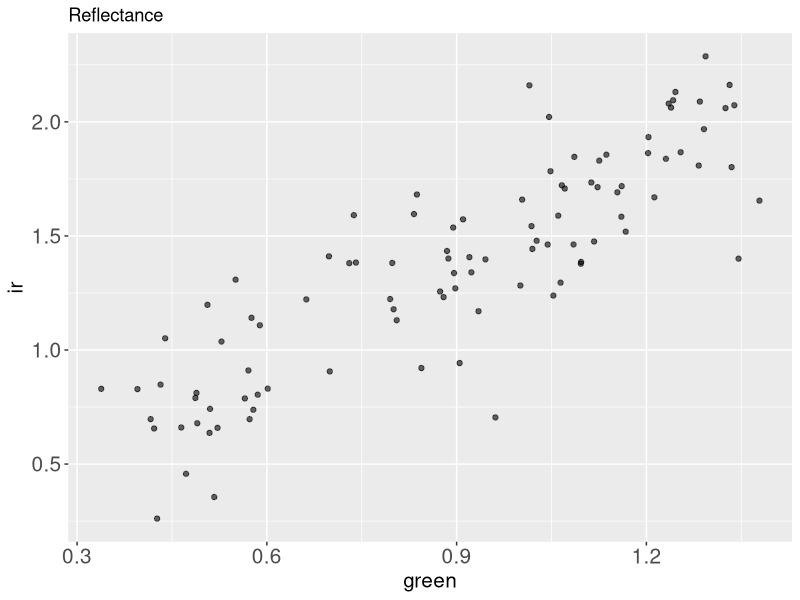
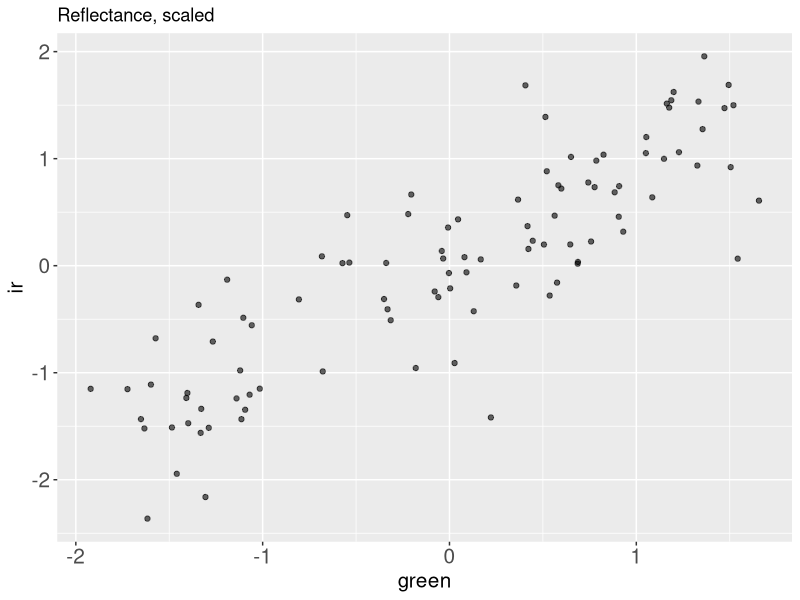
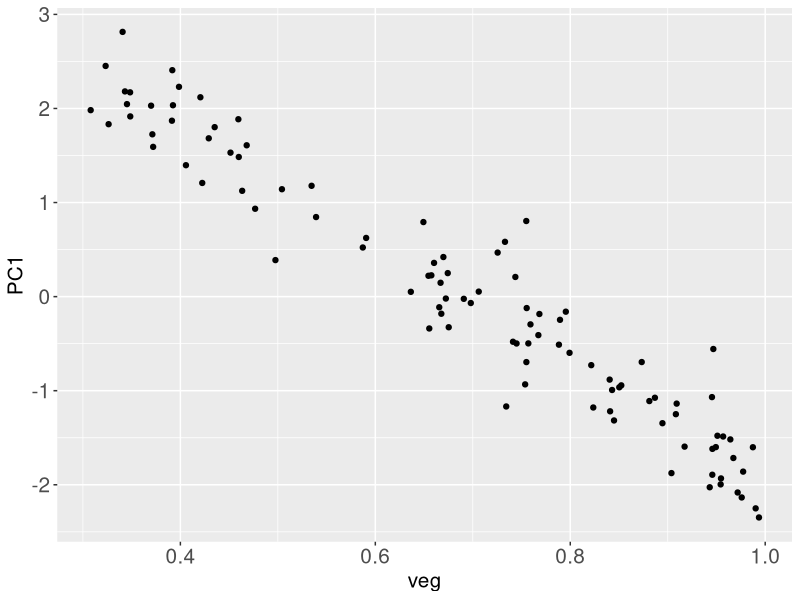
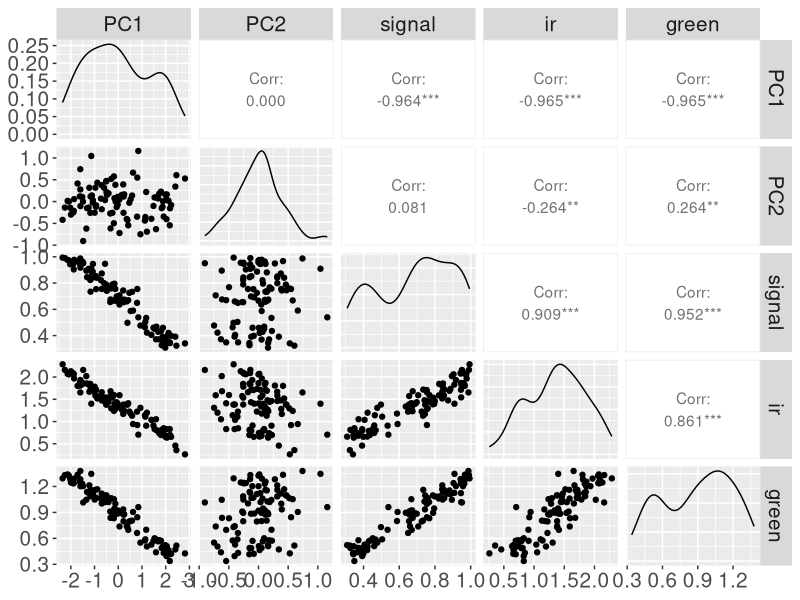
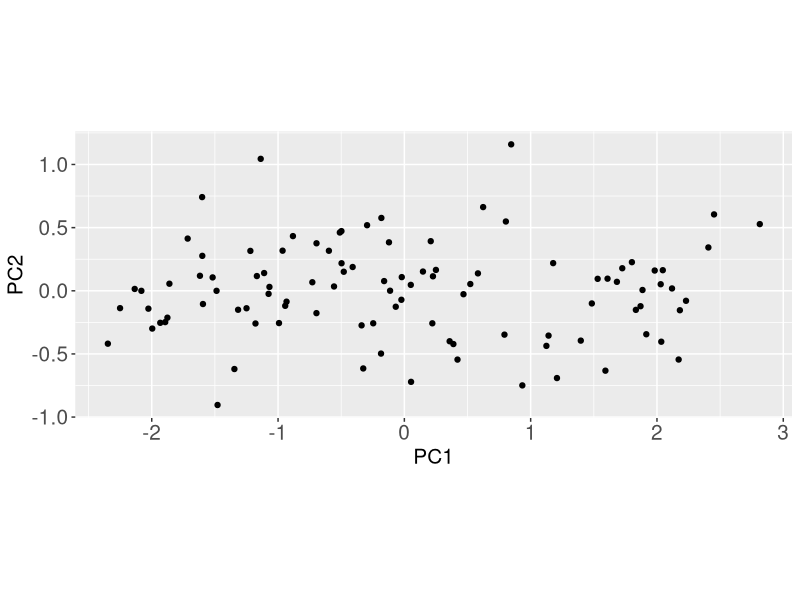
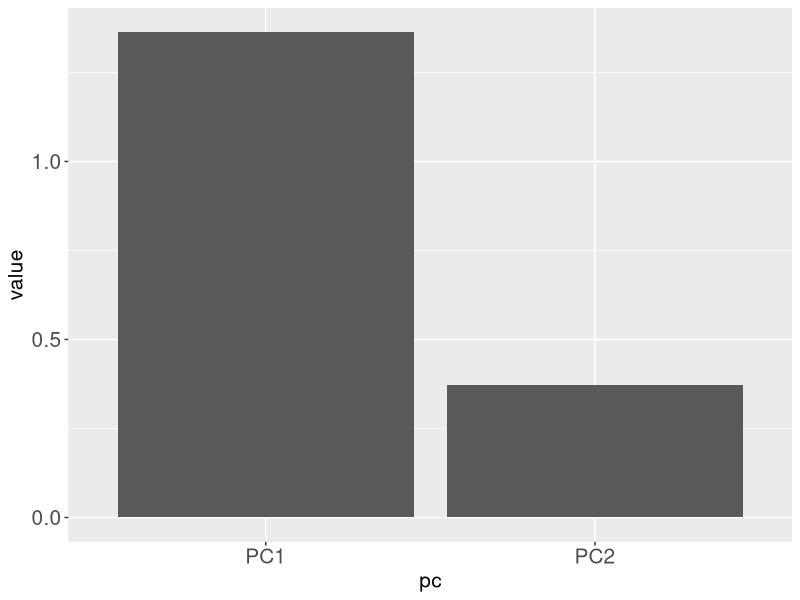

Write the R code that produced these figures, in order.
## ---- chunk 1
#| message: false
library(dplyr)
library(readr)
library(magrittr)
library(tidyr)
library(palmerpenguins)
library(tibble)
library(ggplot2)
library(readr)
library(here)
library(stringr)
library(broom)

theme_update(axis.title = element_text(size = 15),
             axis.text = element_text(size = 15),
             strip.text = element_text(size = 15))
## ---- chunk 2
set.seed(21)
size <- 100
noise <- .2
veg <- runif(size, min = 0.3, 1)
## ---- chunk 3
reflectance <- 
  tibble(
    ir = veg*2 + rnorm(size, mean = 0, sd = noise),
    green = veg*1.3 + rnorm(size, mean = 0, sd = noise/2)
  )
## ---- chunk 4
reflectance
## ---- chunk 5
reflectance %>% 
  ggplot() +
  aes(x = green,
      y = ir) +
  geom_point(alpha = .6) +
  labs(title = "Reflectance")
## ---- chunk 6
reflectance_scaled <- 
  reflectance %>%
  scale() %>%
  as_tibble()
## ---- chunk 7
reflectance_scaled %>% 
  ggplot() +
  aes(x = green,
      y = ir) +
  geom_point(alpha = .6) +
  labs(title = "Reflectance, scaled")
## ---- chunk 8
pca <- 
  reflectance_scaled %>% 
  prcomp()
## ---- chunk 9
class(pca)
## ---- chunk 10
typeof(pca)
## ---- chunk 11
ls(pca)
## ---- chunk 12
projections <-
  pca$x %>% 
  as_tibble()
## ---- chunk 13
projections
## ---- chunk 14
projections %>% 
  summarise(
    standard_deviation_PC1 = sd(PC1),
    standard_deviation_PC2 = sd(PC2)
  )
## ---- chunk 15
projections <- 
  projections %>% 
  mutate(signal = veg) %>% 
  bind_cols(reflectance)
## ---- chunk 16
projections %>% 
  ggplot() +
  aes(x = veg,
      y = PC1) +
  geom_point()
## ---- chunk 17
#| message: false
#| fig-height: 6
projections %>% 
  GGally::ggpairs()
## ---- chunk 18
#| echo: false
pc1_cor <- with(projections, cor(PC1, signal)) %>% round(3)
ir_cor <- with(projections, cor(ir, signal)) %>% round(3)
green_cor <- with(projections, cor(green, signal)) %>% round(3)
## ---- chunk 19
pca$rotation
## ---- chunk 20
head(as.matrix(reflectance_scaled) %*% pca$rotation)
head((as.matrix(reflectance_scaled) %*% pca$rotation) %*% t(pca$rotation))
## ---- chunk 21
pca$x %>% 
  as_tibble() %>% 
  ggplot() +
  aes(x = PC1,
      y = PC2) +
  geom_point() +
  coord_fixed()
## ---- chunk 22
pca$sdev %>% 
  as_tibble() %>% 
  mutate(pc = c('PC1', 'PC2')) %>% 
  ggplot() +
  aes(x = pc,
      y = value) +
  geom_col()
